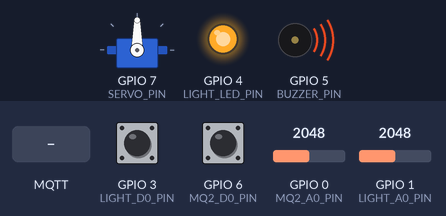
Bench run of a sketch on a simulated ESP32-C3. Shown: servo, output pins drawn as LEDs (lit = HIGH), buzzer (waves = sounding, pin HIGH). The test bench sets the inputs (shaded band); at power-on: GPIO 1 (LIGHT_A0_PIN) = 2048, GPIO 0 (MQ2_A0_PIN) = 2048, GPIO 3 (LIGHT_D0_PIN) HIGH, GPIO 6 (MQ2_D0_PIN) HIGH. WiFi joins after 1.5 s; servers stay silent unless stated; random numbers use the default seed unless the sketch sets one; EEPROM starts erased; no MQTT or app messages arrive unless stated; what the sketch prints to the serial monitor is not drawn.

Above: at 3.2 s.
3.3 s: GPIO 1 (LIGHT_A0_PIN) set to 1900
6.3 s: GPIO 1 (LIGHT_A0_PIN) set to 1790
At 7.8 s:
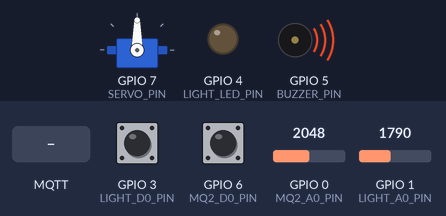
8.6 s: GPIO 0 (MQ2_A0_PIN) set to 1751
11.6 s: GPIO 0 (MQ2_A0_PIN) set to 1679
At 13.7 s:
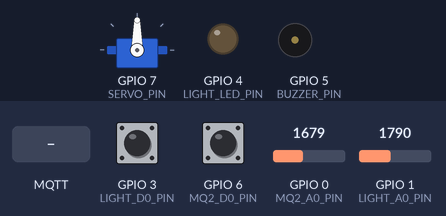
14.3 s: MQTT message "ON" arrives on the second subscribed topic
At 15.4 s:
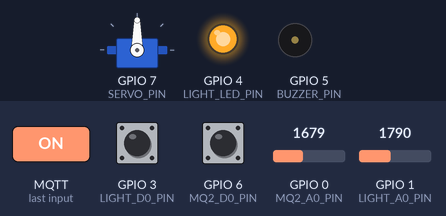
15.8 s: MQTT message "CLOSE" arrives on the first subscribed topic
At 16.6 s:
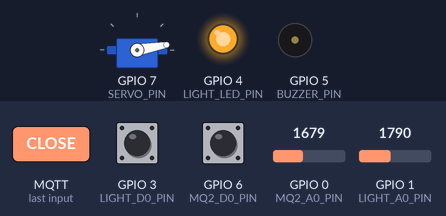
Timing chart, 0 to 18.3 s (numbered marks = the images above; inputs shaded):
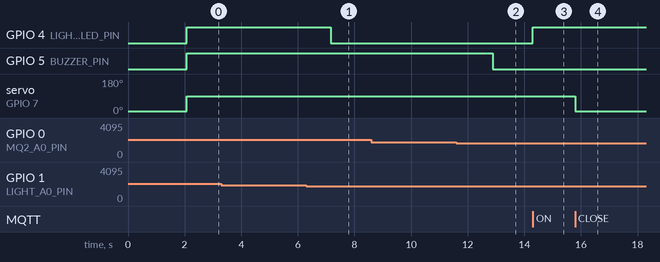

The sketch:

esp32_io_node.ino
```cpp
#include <WiFi.h>
#include <PubSubClient.h>
#include <ESP32Servo.h>
#include <Preferences.h>

/*
  ESP32-C3 main controller
  - MQ2: read A0 (value) + D0 (threshold trigger)
  - Light sensor: read A0/D0, auto turn ON/OFF LED when dark
  - Receive web commands via MQTT for door/light
  - Publish telemetry to backend/web

  Pin map (ESP32-C3-DevKitM-1):
  - Servo SIG: GPIO7
  - MQ2 A0: GPIO0 (MUST use divider if MQ2 VCC=5V)
  - MQ2 D0: GPIO6 (MUST use divider if MQ2 VCC=5V)
  - Light A0: GPIO1
  - Light D0: GPIO3
  - Light LED: GPIO4
  - Buzzer: GPIO5
*/

// ---------- WiFi ----------
const char *WIFI_SSID = "Veitel";
const char *WIFI_PASSWORD = "12345667";

// ---------- MQTT ----------
// MQTT_HOST:
// - Co the de rong de bat auto-discovery.
// - Neu dien hostname/IP, firmware se uu tien thu truoc.
const char *MQTT_HOST = "";
const int MQTT_PORT = 1883;
const char *MQTT_CLIENT_ID = "esp32-c3-io-node";
const bool MQTT_AUTO_DISCOVERY_ENABLED = true;
const uint16_t MQTT_DISCOVERY_CONNECT_TIMEOUT_MS = 180;
const unsigned long MQTT_DISCOVERY_RETRY_COOLDOWN_MS = 15000;
const char *PREF_NAMESPACE = "netcfg";
const char *PREF_KEY_MQTT_IP = "mqtt_ip";

const char *TOPIC_DOOR_CMD = "home/io/cmd/door";
const char *TOPIC_LIGHT_CMD = "home/io/cmd/light";
const char *TOPIC_TELEMETRY = "home/io/telemetry";

// ---------- Pin Mapping ----------
const int SERVO_PIN = 7;
const int MQ2_A0_PIN = 0;     // ADC1_CH0
const int MQ2_D0_PIN = 6;     // digital threshold
const int LIGHT_A0_PIN = 1;   // ADC1_CH1
const int LIGHT_D0_PIN = 3;   // digital threshold
const int LIGHT_LED_PIN = 4; // room light
const int BUZZER_PIN = 5;

// ---------- Sensor Logic ----------
// Most LM393 modules output LOW when threshold is triggered.
const bool MQ2_D0_ACTIVE_LOW = true;
const bool LIGHT_D0_DARK_LOW = true;
const bool LIGHT_LED_ACTIVE_HIGH = true;
const bool BUZZER_ACTIVE_HIGH = true;

// ---------- Thresholds ----------
// Tune these from Serial output.
const int GAS_THRESHOLD = 1700;
const int LIGHT_DARK_THRESHOLD = 2000;
const bool LIGHT_DARK_WHEN_ANALOG_HIGH = true;
const int LIGHT_HYSTERESIS = 150;

// ---------- Behavior ----------
const bool USE_MQ2_D0_FOR_ALERT = true;
const bool USE_LIGHT_D0_FOR_DARK = false;
const bool USE_BOTH_LIGHT_SOURCES_FOR_DARK = false;

const char *FW_VERSION = "esp32-io-node-2026-05-16-02";

const int SERVO_LOCK_ANGLE = 10;
const int SERVO_UNLOCK_ANGLE = 90;

const unsigned long SENSOR_READ_INTERVAL_MS = 300;
const unsigned long TELEMETRY_INTERVAL_MS = 2000;
const unsigned long DEBUG_PRINT_INTERVAL_MS = 2000;
const unsigned long LIGHT_OVERRIDE_TIMEOUT_MS = 5UL * 60UL * 1000UL;

WiFiClient wifiClient;
PubSubClient mqttClient(wifiClient);
Servo doorServo;
Preferences preferences;
IPAddress mqttServerIp;
bool mqttServerIpReady = false;

String doorState = "locked";
String lightState = "off";

bool gasAlert = false;
bool darkDetected = false;
bool manualLightOverride = false;
bool manualLightOn = false;

int gasRaw = 0;
int lightRaw = 0;
int gasDigital = HIGH;
int lightDigital = HIGH;
bool darkByAnalogState = false;
bool darkByD0State = false;

unsigned long lastSensorReadMs = 0;
unsigned long lastTelemetryMs = 0;
unsigned long lastDebugMs = 0;
unsigned long manualLightUntilMs = 0;
unsigned long lastMqttDiscoveryAttemptMs = 0;

bool parseIpAddress(const String &text, IPAddress &outIp) {
  return outIp.fromString(text);
}

bool canConnectTcp(const IPAddress &ip, uint16_t port, uint16_t timeoutMs) {
  (void)timeoutMs; // giu tham so de de tuning neu can
  WiFiClient probe;
  bool ok = probe.connect(ip, port);
  probe.stop();
  return ok;
}

bool loadSavedMqttIp(IPAddress &outIp) {
  if (!preferences.begin(PREF_NAMESPACE, true)) {
    return false;
  }
  String saved = preferences.getString(PREF_KEY_MQTT_IP, "");
  preferences.end();
  if (saved.length() == 0) {
    return false;
  }
  if (!parseIpAddress(saved, outIp)) {
    return false;
  }
  return true;
}

void saveMqttIp(const IPAddress &ip) {
  if (!preferences.begin(PREF_NAMESPACE, false)) {
    return;
  }
  preferences.putString(PREF_KEY_MQTT_IP, ip.toString());
  preferences.end();
}

bool tryResolveMqttHost(IPAddress &resolvedIp) {
  String configured = String(MQTT_HOST);
  configured.trim();
  if (configured.length() == 0) {
    return false;
  }

  if (parseIpAddress(configured, resolvedIp)) {
    return true;
  }

  if (WiFi.hostByName(configured.c_str(), resolvedIp)) {
    return true;
  }
  return false;
}

bool scanSubnetForMqtt(IPAddress &foundIp) {
  IPAddress local = WiFi.localIP();
  if (local[0] == 0 && local[1] == 0 && local[2] == 0 && local[3] == 0) {
    return false;
  }

  IPAddress gateway = WiFi.gatewayIP();
  if (gateway[0] != 0 || gateway[1] != 0 || gateway[2] != 0 || gateway[3] != 0) {
    if (canConnectTcp(gateway, MQTT_PORT, MQTT_DISCOVERY_CONNECT_TIMEOUT_MS)) {
      foundIp = gateway;
      return true;
    }
  }

  uint8_t a = local[0];
  uint8_t b = local[1];
  uint8_t c = local[2];
  uint8_t selfHost = local[3];

  for (int host = 1; host <= 254; host++) {
    if (host == selfHost) {
      continue;
    }

    IPAddress candidate(a, b, c, host);
    if (candidate == gateway) {
      continue;
    }

    if (canConnectTcp(candidate, MQTT_PORT, MQTT_DISCOVERY_CONNECT_TIMEOUT_MS)) {
      foundIp = candidate;
      return true;
    }
  }
  return false;
}

bool resolveMqttServerIp(bool forceRediscover) {
  if (!forceRediscover && mqttServerIpReady) {
    return true;
  }

  IPAddress candidate;

  if (tryResolveMqttHost(candidate) && canConnectTcp(candidate, MQTT_PORT, MQTT_DISCOVERY_CONNECT_TIMEOUT_MS)) {
    mqttServerIp = candidate;
    mqttServerIpReady = true;
    saveMqttIp(candidate);
    Serial.printf("[MQTT] Using configured host -> %s\n", mqttServerIp.toString().c_str());
    return true;
  }

  if (!forceRediscover && loadSavedMqttIp(candidate) && canConnectTcp(candidate, MQTT_PORT, MQTT_DISCOVERY_CONNECT_TIMEOUT_MS)) {
    mqttServerIp = candidate;
    mqttServerIpReady = true;
    Serial.printf("[MQTT] Using saved broker IP -> %s\n", mqttServerIp.toString().c_str());
    return true;
  }

  if (MQTT_AUTO_DISCOVERY_ENABLED) {
    Serial.println("[MQTT] Discovery scanning subnet...");
    if (scanSubnetForMqtt(candidate)) {
      mqttServerIp = candidate;
      mqttServerIpReady = true;
      saveMqttIp(candidate);
      Serial.printf("[MQTT] Discovery found broker -> %s\n", mqttServerIp.toString().c_str());
      return true;
    }
  }

  mqttServerIpReady = false;
  return false;
}

void setPinActiveLevel(int pin, bool active, bool activeHigh) {
  if (pin < 0) {
    return;
  }
  int level = active ? (activeHigh ? HIGH : LOW) : (activeHigh ? LOW : HIGH);
  digitalWrite(pin, level);
}

void setDoorLocked(bool locked) {
  if (locked) {
    doorServo.write(SERVO_LOCK_ANGLE);
    doorState = "locked";
  } else {
    doorServo.write(SERVO_UNLOCK_ANGLE);
    doorState = "unlocked";
  }
}

void setLight(bool on) {
  setPinActiveLevel(LIGHT_LED_PIN, on, LIGHT_LED_ACTIVE_HIGH);
  lightState = on ? "on" : "off";
}

void setGasAlarmOutputs(bool on) {
  setPinActiveLevel(BUZZER_PIN, on, BUZZER_ACTIVE_HIGH);
}

void setManualLightOverride(bool enabled, bool on) {
  manualLightOverride = enabled;
  manualLightOn = on;
  if (enabled) {
    manualLightUntilMs = millis() + LIGHT_OVERRIDE_TIMEOUT_MS;
    setLight(on);
  }
}

bool isMq2D0Triggered() {
  return MQ2_D0_ACTIVE_LOW ? (gasDigital == LOW) : (gasDigital == HIGH);
}

bool isLightD0Dark() {
  return LIGHT_D0_DARK_LOW ? (lightDigital == LOW) : (lightDigital == HIGH);
}

bool isLightAnalogDark() {
  int onThr = LIGHT_DARK_THRESHOLD;
  int offThr = LIGHT_DARK_WHEN_ANALOG_HIGH ? (LIGHT_DARK_THRESHOLD - LIGHT_HYSTERESIS)
                                           : (LIGHT_DARK_THRESHOLD + LIGHT_HYSTERESIS);

  if (LIGHT_DARK_WHEN_ANALOG_HIGH) {
    if (darkByAnalogState) {
      return lightRaw >= offThr;
    }
    return lightRaw >= onThr;
  }

  if (darkByAnalogState) {
    return lightRaw <= offThr;
  }
  return lightRaw <= onThr;
}

void applyAutoLightLogic() {
  // Dark condition has priority: always turn light ON
  // even if there was a recent manual OFF command.
  if (darkDetected) {
    setLight(true);
    return;
  }

  if (manualLightOverride) {
    if ((long)(millis() - manualLightUntilMs) >= 0) {
      manualLightOverride = false;
    } else {
      setLight(manualLightOn);
      return;
    }
  }

  setLight(darkDetected);
}

void updateSensorReadings() {
  int currentGasRaw = analogRead(MQ2_A0_PIN);
  int currentLightRaw = analogRead(LIGHT_A0_PIN);
  gasDigital = digitalRead(MQ2_D0_PIN);
  lightDigital = digitalRead(LIGHT_D0_PIN);

  // Smooth analog values so web chart/status is more stable
  gasRaw = (gasRaw == 0) ? currentGasRaw : ((gasRaw * 3 + currentGasRaw) / 4);
  lightRaw = (lightRaw == 0) ? currentLightRaw : ((lightRaw * 3 + currentLightRaw) / 4);

  bool gasByAnalog = gasRaw >= GAS_THRESHOLD;
  bool gasByD0 = isMq2D0Triggered();
  gasAlert = USE_MQ2_D0_FOR_ALERT ? (gasByAnalog || gasByD0) : gasByAnalog;

  bool darkByAnalog = isLightAnalogDark();
  bool darkByD0 = isLightD0Dark();
  darkByAnalogState = darkByAnalog;
  darkByD0State = darkByD0;
  if (USE_BOTH_LIGHT_SOURCES_FOR_DARK) {
    darkDetected = darkByD0 || darkByAnalog;
  } else {
    darkDetected = USE_LIGHT_D0_FOR_DARK ? darkByD0 : darkByAnalog;
  }

  if (gasAlert && doorState != "unlocked") {
    setDoorLocked(false); // escape policy
  }

  setGasAlarmOutputs(gasAlert);
  applyAutoLightLogic();
}

void publishTelemetry() {
  String payload = "{";
  payload += "\"gas_value\":" + String(gasRaw);
  payload += ",\"gas_alert\":" + String(gasAlert ? "true" : "false");
  payload += ",\"gas_d0\":" + String(isMq2D0Triggered() ? "true" : "false");
  payload += ",\"light_value\":" + String(lightRaw);
  payload += ",\"dark\":" + String(darkDetected ? "true" : "false");
  payload += ",\"light_d0_dark\":" + String(isLightD0Dark() ? "true" : "false");
  payload += ",\"door_state\":\"" + doorState + "\"";
  payload += ",\"light_state\":\"" + lightState + "\"";
  payload += ",\"source\":\"esp32_c3_io\"";
  payload += "}";
  mqttClient.publish(TOPIC_TELEMETRY, payload.c_str(), true);
}

void mqttCallback(char *topic, byte *payload, unsigned int length) {
  String msg = "";
  for (unsigned int i = 0; i < length; i++) {
    msg += (char)payload[i];
  }
  msg.trim();
  msg.toUpperCase();
  String topicStr(topic);

  if (topicStr == TOPIC_DOOR_CMD) {
    if (msg == "OPEN") {
      setDoorLocked(false);
      Serial.println("[CMD] door OPEN");
    } else if (msg == "CLOSE") {
      if (!gasAlert) {
        setDoorLocked(true);
        Serial.println("[CMD] door CLOSE");
      }
    }
  } else if (topicStr == TOPIC_LIGHT_CMD) {
    if (msg == "ON") {
      setManualLightOverride(true, true);
      Serial.println("[CMD] light ON (manual override)");
    } else if (msg == "OFF") {
      setManualLightOverride(true, false);
      Serial.println("[CMD] light OFF (manual override)");
    } else if (msg == "AUTO") {
      manualLightOverride = false;
      Serial.println("[CMD] light AUTO");
    }
  }
}

void ensureWiFi() {
  if (WiFi.status() == WL_CONNECTED) {
    return;
  }
  WiFi.mode(WIFI_STA);
  WiFi.setAutoReconnect(true);
  WiFi.begin(WIFI_SSID, WIFI_PASSWORD);
  while (WiFi.status() != WL_CONNECTED) {
    delay(500);
  }
  mqttServerIpReady = false;
  Serial.printf("[WiFi] Connected. IP=%s GW=%s MASK=%s\n",
                WiFi.localIP().toString().c_str(),
                WiFi.gatewayIP().toString().c_str(),
                WiFi.subnetMask().toString().c_str());
}

void ensureMqtt() {
  if (!mqttServerIpReady) {
    unsigned long now = millis();
    if ((long)(now - lastMqttDiscoveryAttemptMs) >= 0) {
      lastMqttDiscoveryAttemptMs = now + MQTT_DISCOVERY_RETRY_COOLDOWN_MS;
      resolveMqttServerIp(true);
      if (mqttServerIpReady) {
        mqttClient.setServer(mqttServerIp, MQTT_PORT);
      }
    }
  }

  if (!mqttServerIpReady) {
    return;
  }

  while (!mqttClient.connected()) {
    String clientId = String(MQTT_CLIENT_ID) + "-" + String(random(0xFFFF), HEX);
    if (mqttClient.connect(clientId.c_str())) {
      mqttClient.subscribe(TOPIC_DOOR_CMD, 1);
      mqttClient.subscribe(TOPIC_LIGHT_CMD, 1);
      Serial.printf("[MQTT] Connected broker=%s\n", mqttServerIp.toString().c_str());
    } else {
      Serial.printf("[MQTT] Connect failed state=%d\n", mqttClient.state());
      mqttServerIpReady = false;
      delay(1000);
      return;
    }
  }
}

void setup() {
  Serial.begin(115200);
  delay(300);
  Serial.printf("\n[BOOT] %s\n", FW_VERSION);
  Serial.printf("[CFG] LIGHT_DARK_THRESHOLD=%d LIGHT_HYSTERESIS=%d\n",
                LIGHT_DARK_THRESHOLD, LIGHT_HYSTERESIS);
  Serial.printf("[CFG] LIGHT_DARK_WHEN_ANALOG_HIGH=%d USE_LIGHT_D0_FOR_DARK=%d USE_BOTH_LIGHT_SOURCES_FOR_DARK=%d\n",
                LIGHT_DARK_WHEN_ANALOG_HIGH ? 1 : 0,
                USE_LIGHT_D0_FOR_DARK ? 1 : 0,
                USE_BOTH_LIGHT_SOURCES_FOR_DARK ? 1 : 0);

  pinMode(MQ2_D0_PIN, INPUT);
  pinMode(LIGHT_D0_PIN, INPUT);
  pinMode(LIGHT_LED_PIN, OUTPUT);
  pinMode(BUZZER_PIN, OUTPUT);

  setLight(false);
  setGasAlarmOutputs(false);

  analogSetPinAttenuation(MQ2_A0_PIN, ADC_11db);
  analogSetPinAttenuation(LIGHT_A0_PIN, ADC_11db);

  doorServo.setPeriodHertz(50);
  doorServo.attach(SERVO_PIN);
  setDoorLocked(true);

  ensureWiFi();
  resolveMqttServerIp(false);
  if (mqttServerIpReady) {
    mqttClient.setServer(mqttServerIp, MQTT_PORT);
  }
  mqttClient.setCallback(mqttCallback);
}

void loop() {
  ensureWiFi();
  ensureMqtt();
  mqttClient.loop();

  unsigned long now = millis();

  if (now - lastSensorReadMs >= SENSOR_READ_INTERVAL_MS) {
    lastSensorReadMs = now;
    updateSensorReadings();
  }

  if (now - lastTelemetryMs >= TELEMETRY_INTERVAL_MS) {
    lastTelemetryMs = now;
    publishTelemetry();
  }

  if (now - lastDebugMs >= DEBUG_PRINT_INTERVAL_MS) {
    lastDebugMs = now;
    Serial.printf(
      "[SENSOR] gasRaw=%d gasD0=%d gasAlert=%d | lightRaw=%d thr=%d hys=%d lightD0=%d darkA0=%d darkD0=%d dark=%d | override=%d manualOn=%d | door=%s light=%s\n",
      gasRaw, gasDigital, gasAlert ? 1 : 0, lightRaw, LIGHT_DARK_THRESHOLD, LIGHT_HYSTERESIS, lightDigital,
      darkByAnalogState ? 1 : 0, darkByD0State ? 1 : 0, darkDetected ? 1 : 0, manualLightOverride ? 1 : 0, manualLightOn ? 1 : 0,
      doorState.c_str(), lightState.c_str());
  }
}
```

Measured:
- the behaviour switches between 1839 and 1838 on GPIO 1 (LIGHT_A0_PIN) (found by bisection; images 0 and 1)
- the behaviour switches between 1680 and 1679 on GPIO 0 (MQ2_A0_PIN) (found by bisection; images 1 and 2)
- after the input at 3.3 s, every drawn part: stays the same
- after the input at 6.3 s, GPIO 4 (LIGHT_LED_PIN): HIGH → LOW after 0.87 s
- after the input at 8.6 s, every drawn part: stays the same
- after the input at 11.6 s, GPIO 5 (BUZZER_PIN): HIGH → LOW after 1.3 s
- after the input at 14.3 s, GPIO 4 (LIGHT_LED_PIN): LOW → HIGH at once
- after the input at 15.8 s, servo on GPIO 7 (SERVO_PIN): 90° → 10° at once
